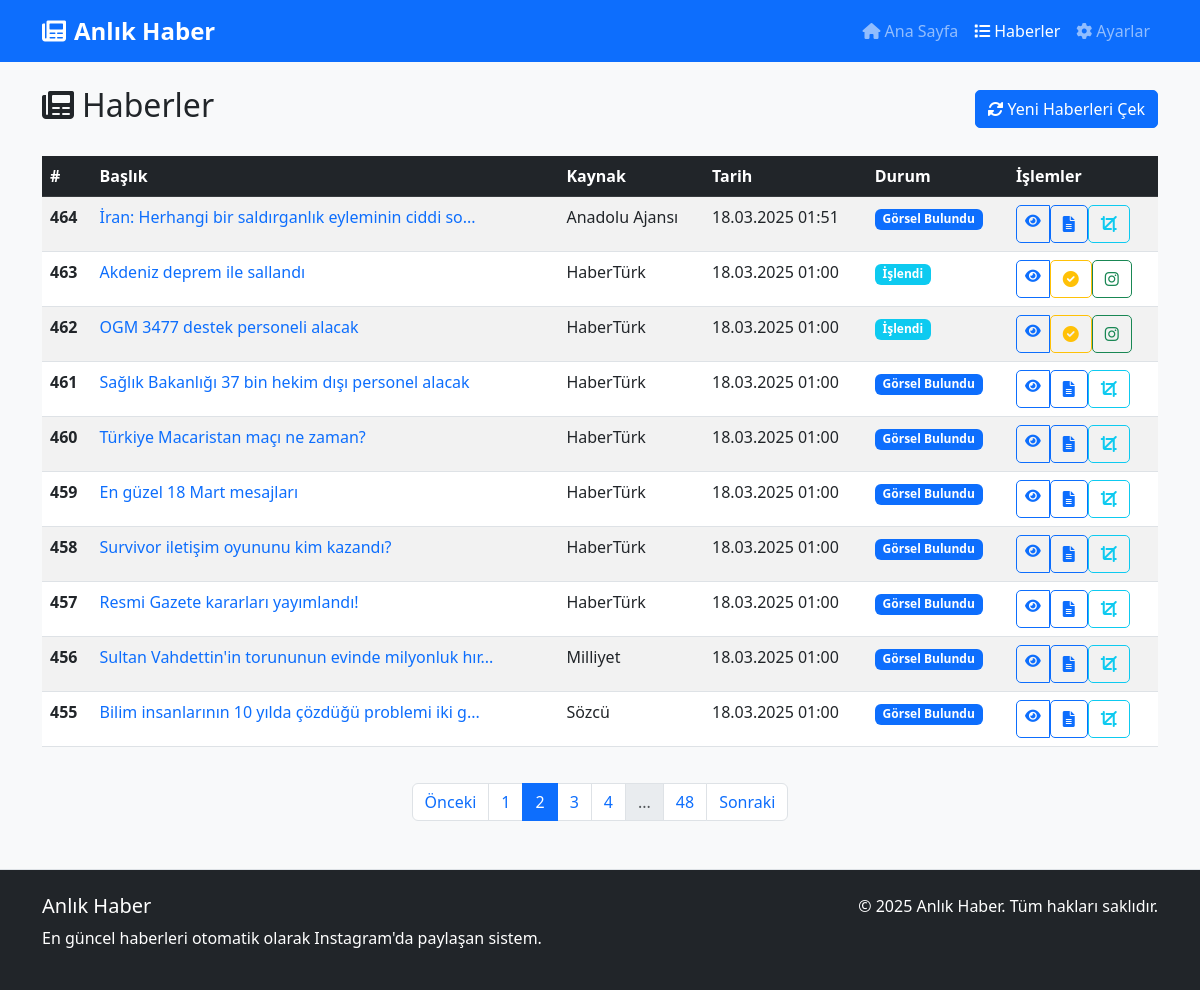
The app's page /haberler?page=2 with its own data.
### models.py (models this page shows, shortened)
class Haber(db.Model):
    id = db.Column(db.Integer, primary_key=True)
    baslik = db.Column(db.String(255), nullable=False)
    icerik = db.Column(db.Text, nullable=False)
    ozet = db.Column(db.Text, nullable=True)
    kaynak = db.Column(db.String(100), nullable=False)
    url = db.Column(db.String(500), nullable=False, unique=True)
    gorsel_url = db.Column(db.String(500), nullable=True)
    islenmis_gorsel_path = db.Column(db.String(500), nullable=True)
    orijinal_gorsel_path = db.Column(db.String(500), nullable=True)
    paylasildi = db.Column(db.Boolean, default=False)
    paylasima_hazir = db.Column(db.Boolean, default=False)
    paylasilma_zamani = db.Column(db.DateTime, nullable=True)
    instagram_post_id = db.Column(db.String(100), nullable=True)
    olusturulma_zamani = db.Column(db.DateTime, default=datetime.now)

### app.py (the view)
    @app.route('/haberler')
    def haberler():
        page = request.args.get('page', 1, type=int)
        per_page = 10
        haberler = Haber.query.order_by(Haber.olusturulma_zamani.desc()).paginate(page=page, per_page=per_page)
        return render_template('haberler.html', haberler=haberler, now=datetime.now())

### templates/haberler.html (shortened to what this page needs)
{% extends 'base.html' %}
{% block content %}
<div class="d-flex justify-content-between align-items-center mb-4">
    <h2><i class="fas fa-newspaper me-2"></i>Haberler</h2>
    <form action="{{ url_for('haberleri_cek_route') }}" method="post">
        <button type="submit" class="btn btn-primary">
            <i class="fas fa-sync-alt me-1"></i>Yeni Haberleri Çek
        </button>
    </form>
</div>
{% if haberler.items %}
    <div class="table-responsive">
        <table class="table table-hover table-striped">
            <thead class="table-dark">
                <tr>
                    <th scope="col">#</th>
                    <th scope="col">Başlık</th>
                    <th scope="col">Kaynak</th>
                    <th scope="col">Tarih</th>
                    <th scope="col">Durum</th>
                    <th scope="col">İşlemler</th>
                </tr>
            </thead>
            <tbody>
                {% for haber in haberler.items %}
                    <tr>
                        <th scope="row">{{ haber.id }}</th>
                        <td>
                            <a href="{{ url_for('haber_detay', haber_id=haber.id) }}" class="text-decoration-none">
                                {{ haber.baslik[:50] }}{% if haber.baslik|length > 50 %}...{% endif %}
                            </a>
                        </td>
                        <td>{{ haber.kaynak }}</td>
                        <td>{{ haber.olusturulma_zamani.strftime('%d.%m.%Y %H:%M') }}</td>
                        <td>
                            {% if haber.paylasildi %}
                                <span class="badge bg-success">Paylaşıldı</span>
                            {% elif haber.paylasima_hazir %}
                                <span class="badge bg-warning">Paylaşıma Hazır</span>
                            {% elif haber.islenmis_gorsel_path %}
                                <span class="badge bg-info">İşlendi</span>
                            {% elif haber.gorsel_url %}
                                <span class="badge bg-primary">Görsel Bulundu</span>
                            {% elif haber.ozet %}
                                <span class="badge bg-primary">Özetlendi</span>
                            {% else %}
                                <span class="badge bg-secondary">Yeni</span>
                            {% endif %}
                        </td>
                        <td>
                            <div class="btn-group btn-group-sm" role="group">
                                <a href="{{ url_for('haber_detay', haber_id=haber.id) }}" class="btn btn-outline-primary" title="Detay">
                                    <i class="fas fa-eye"></i>
                                </a>
                                {% if not haber.ozet %}
                                    <form action="{{ url_for('ozetsiz_haberleri_ozetle_route') }}" method="post" class="d-inline">
                                        <button type="submit" class="btn btn-outline-primary" title="Özetle">
                                            <i class="fas fa-file-alt"></i>
                                        </button>
                                    </form>
                                {% endif %}
                                {% if haber.gorsel_url and not haber.islenmis_gorsel_path %}
                                    <form action="{{ url_for('haber_gorselini_isle', haber_id=haber.id) }}" method="post" class="d-inline">
                                        <button type="submit" class="btn btn-outline-info" title="Görseli İşle">
                                            <i class="fas fa-crop"></i>
                                        </button>
                                    </form>
                                {% endif %}
                                {% if haber.islenmis_gorsel_path and haber.ozet and not haber.paylasima_hazir and not haber.paylasildi %}
                                    <form action="{{ url_for('haber_paylasima_hazirla', haber_id=haber.id) }}" method="post" class="d-inline">
                                        <button type="submit" class="btn btn-outline-warning" title="Paylaşıma Hazırla">
                                            <i class="fas fa-check-circle"></i>
                                        </button>
                                    </form>
                                {% endif %}
                                {% if haber.islenmis_gorsel_path and not haber.paylasildi %}
                                    <form action="{{ url_for('haber_paylas', haber_id=haber.id) }}" method="post" class="d-inline">
                                        <button type="submit" class="btn btn-outline-success" title="Instagram'da Paylaş">
                                            <i class="fab fa-instagram"></i>
                                        </button>
                                    </form>
                                {% endif %}
                            </div>
                        </td>
                    </tr>
                {% endfor %}
            </tbody>
        </table>
    </div>
    <nav aria-label="Sayfalama">
        <ul class="pagination justify-content-center">
            {% if haberler.has_prev %}
                <li class="page-item">
                    <a class="page-link" href="{{ url_for('haberler', page=haberler.prev_num) }}">Önceki</a>
                </li>
            {% else %}
                <li class="page-item disabled">
                    <span class="page-link">Önceki</span>
                </li>
            {% endif %}
            {% for page_num in haberler.iter_pages(left_edge=1, right_edge=1, left_current=2, right_current=2) %}
                {% if page_num %}
                    {% if page_num == haberler.page %}
                        <li class="page-item active">
                            <span class="page-link">{{ page_num }}</span>
                        </li>
                    {% else %}
                        <li class="page-item">
                            <a class="page-link" href="{{ url_for('haberler', page=page_num) }}">{{ page_num }}</a>
                        </li>
                    {% endif %}
                {% else %}
                    <li class="page-item disabled">
                        <span class="page-link">...</span>
                    </li>
                {% endif %}
            {% endfor %}
            {% if haberler.has_next %}
                <li class="page-item">
                    <a class="page-link" href="{{ url_for('haberler', page=haberler.next_num) }}">Sonraki</a>
                </li>
            {% else %}
                <li class="page-item disabled">
                    <span class="page-link">Sonraki</span>
                </li>
            {% endif %}
        </ul>
    </nav>
{% else %}
    <div class="alert alert-info">
        <i class="fas fa-info-circle me-2"></i>Henüz hiç haber bulunmuyor. "Yeni Haberleri Çek" butonuna tıklayarak haberleri çekmeye başlayabilirsiniz.
    </div>
{% endif %}
{% endblock %}

### static/css/style.css (style rules this page uses)
body { background-color: #f8f9fa; font-family: 'Segoe UI', Tahoma, Geneva, Verdana, sans-serif; }
.btn { border-radius: 5px; font-weight: 500; }
.table th { font-weight: 600; }
.pagination { margin-top: 20px; }

### records on screen
Haber: id "464", baslik "İran: Herhangi bir saldırganlık eyleminin ciddi so", kaynak "Anadolu Ajansı", olusturulma_zamani "18.03.2025 01:51", paylasildi "Görsel Bulundu"
Haber: id "463", baslik "Akdeniz deprem ile sallandı", kaynak "HaberTürk", olusturulma_zamani "18.03.2025 01:00", paylasildi "İşlendi"
Haber: id "462", baslik "OGM 3477 destek personeli alacak", kaynak "HaberTürk", olusturulma_zamani "18.03.2025 01:00", paylasildi "İşlendi"
Haber: id "461", baslik "Sağlık Bakanlığı 37 bin hekim dışı personel alacak", kaynak "HaberTürk", olusturulma_zamani "18.03.2025 01:00", paylasildi "Görsel Bulundu"
Haber: id "460", baslik "Türkiye Macaristan maçı ne zaman?", kaynak "HaberTürk", olusturulma_zamani "18.03.2025 01:00", paylasildi "Görsel Bulundu"
Haber: id "459", baslik "En güzel 18 Mart mesajları", kaynak "HaberTürk", olusturulma_zamani "18.03.2025 01:00", paylasildi "Görsel Bulundu"
Haber: id "458", baslik "Survivor iletişim oyununu kim kazandı?", kaynak "HaberTürk", olusturulma_zamani "18.03.2025 01:00", paylasildi "Görsel Bulundu"
Haber: id "457", baslik "Resmi Gazete kararları yayımlandı!", kaynak "HaberTürk", olusturulma_zamani "18.03.2025 01:00", paylasildi "Görsel Bulundu"
Haber: id "456", baslik "Sultan Vahdettin'in torununun evinde milyonluk hır", kaynak "Milliyet", olusturulma_zamani "18.03.2025 01:00", paylasildi "Görsel Bulundu"
Haber: id "455", baslik "Bilim insanlarının 10 yılda çözdüğü problemi iki g", kaynak "Sözcü", olusturulma_zamani "18.03.2025 01:00", paylasildi "Görsel Bulundu"

### other values on screen
{{ page_num }} "1" "3" "4" "48"
{{ page_num }} "2"
